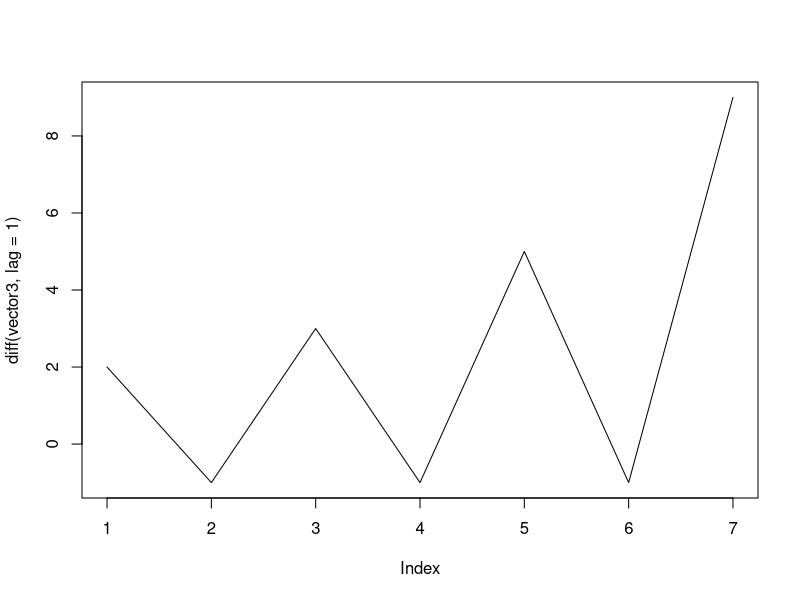

This chart was generated by the following R code:
# diff - return lagged and iterated differences

vector1 <- 1:10
vector2 <- c(2, 4, 8, 16, 32, 64, 128)
vector3 <- c(2, 4, 3, 6, 5, 10, 9, 18)

diff(vector1, lag = 2)
diff(vector2, lag = 1)
diff(vector3, lag = 1)
plot(diff(vector3, lag = 1), type = "l")

diff(vector3, lag = 1, differences = 2)
